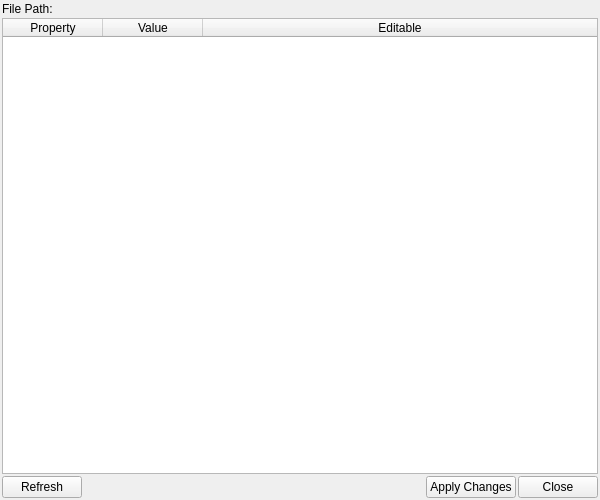
<?xml version="1.0" encoding="UTF-8"?>
<ui version="4.0">
 <class>Properties</class>
 <widget class="QWidget" name="Properties">
  <property name="geometry">
   <rect>
    <x>0</x>
    <y>0</y>
    <width>600</width>
    <height>500</height>
   </rect>
  </property>
  <property name="windowTitle">
   <string>File Properties</string>
  </property>
  <layout class="QVBoxLayout" name="verticalLayout">
   <property name="spacing">
    <number>2</number>
   </property>
   <property name="leftMargin">
    <number>2</number>
   </property>
   <property name="topMargin">
    <number>2</number>
   </property>
   <property name="rightMargin">
    <number>2</number>
   </property>
   <property name="bottomMargin">
    <number>2</number>
   </property>
   <item>
    <widget class="QLabel" name="filePathLabel">
     <property name="text">
      <string>File Path:</string>
     </property>
     <property name="wordWrap">
      <bool>true</bool>
     </property>
    </widget>
   </item>
   <item>
    <widget class="QTableWidget" name="propertiesTable">
     <property name="alternatingRowColors">
      <bool>true</bool>
     </property>
     <property name="selectionMode">
      <enum>QAbstractItemView::SingleSelection</enum>
     </property>
     <property name="selectionBehavior">
      <enum>QAbstractItemView::SelectRows</enum>
     </property>
     <property name="columnCount">
      <number>3</number>
     </property>
     <attribute name="horizontalHeaderStretchLastSection">
      <bool>true</bool>
     </attribute>
     <column>
      <property name="text">
       <string>Property</string>
      </property>
     </column>
     <column>
      <property name="text">
       <string>Value</string>
      </property>
     </column>
     <column>
      <property name="text">
       <string>Editable</string>
      </property>
     </column>
    </widget>
   </item>
   <item>
    <layout class="QHBoxLayout" name="buttonLayout">
     <property name="spacing">
      <number>2</number>
     </property>
     <item>
      <widget class="QPushButton" name="refreshButton">
       <property name="text">
        <string>Refresh</string>
       </property>
      </widget>
     </item>
     <item>
      <spacer name="horizontalSpacer">
       <property name="orientation">
        <enum>Qt::Horizontal</enum>
       </property>
       <property name="sizeHint" stdset="0">
        <size>
         <width>40</width>
         <height>20</height>
        </size>
       </property>
      </spacer>
     </item>
     <item>
      <widget class="QPushButton" name="applyButton">
       <property name="text">
        <string>Apply Changes</string>
       </property>
      </widget>
     </item>
     <item>
      <widget class="QPushButton" name="closeButton">
       <property name="text">
        <string>Close</string>
       </property>
      </widget>
     </item>
    </layout>
   </item>
  </layout>
 </widget>
 <resources/>
 <connections/>
</ui>
